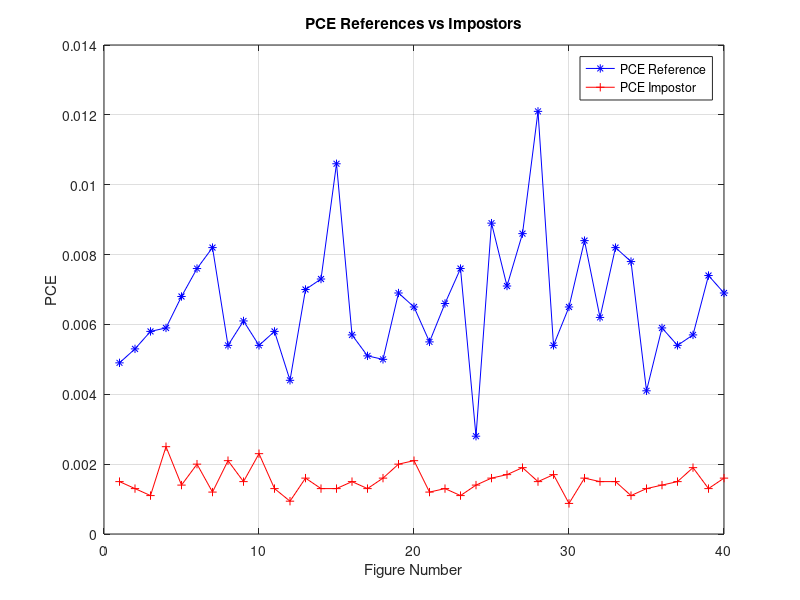
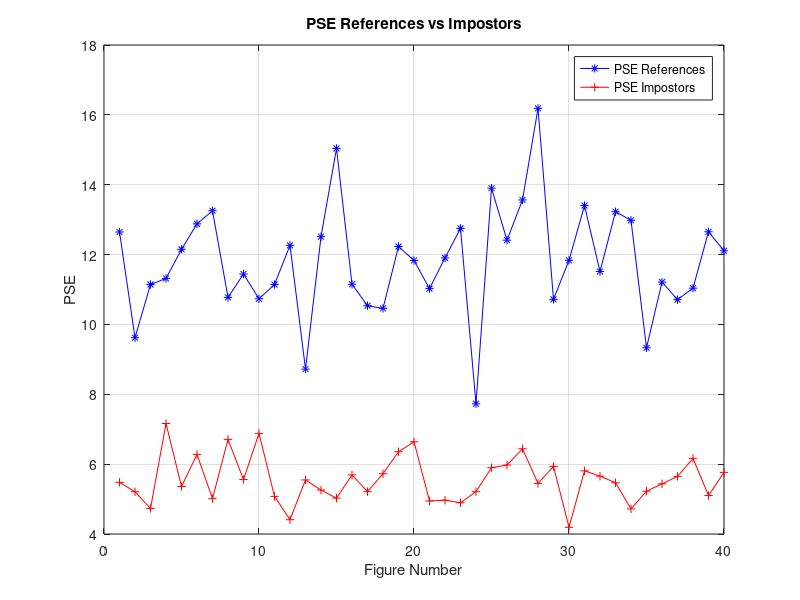

These figures' MATLAB source, in order:
%Ploting of PSE and PCE values
%These plots are for the first form of calculating the values, that is 
% you select a test image (either impostor or an actual ref) and calculate
% these values for the TOTAL correlation plane, then you do the same for another test and so on. 
clear all;
close all;
clf; clc;
path=addpath('C:\Users\Lucho xD\Desktop\Eighth Semester\Measures in Optics and Acoustics\Idea 1 proyecto\Image_Database\Sample4');
path2=addpath('C:\Users\Lucho xD\Desktop\Eighth Semester\Measures in Optics and Acoustics\Idea 1 proyecto\Impostor3');
%READING AL PNG FILES
read_files= dir('C:\Users\Lucho xD\Desktop\Eighth Semester\Measures in Optics and Acoustics\Idea 1 proyecto\Image_Database\Sample4\*.png'); 
read_files2= dir('C:\Users\Lucho xD\Desktop\Eighth Semester\Measures in Optics and Acoustics\Idea 1 proyecto\Impostor3\*.png'); 

%x=1:length(read_files2);
x=1:40;
%%%%%%%%%%%%%%%%%%%%%%%%
%PCE PLOTS
PCE_ref_values=[0.0049 0.0053 0.0058 0.0059 0.0068 0.0076 0.0082 0.0054 0.0061 0.0054 0.0058 0.0044 0.0070 0.0073 0.0106 0.0057 0.0051 0.0050 0.0069 0.0065 0.0055 0.0066 0.0076 0.0028 0.0089 0.0071 0.0086 0.0121 0.0054 0.0065 0.0084 0.0062 0.0082 0.0078 0.0041 0.0059 0.0054 0.0057 0.0074 0.0069];
PCE_false_values=[0.0015 0.0013 0.0011 0.0025 0.0014 0.0020 0.0012 0.0021 0.0015 0.0023 0.0013 9.3971e-04 0.0016 0.0013 0.0013 0.0015 0.0013 0.0016 0.0020 0.0021 0.0012  0.0013 0.0011 0.0014 0.0016 0.0017 0.0019 0.0015 0.0017 8.7534e-04 0.0016 0.0015 0.0015 0.0011 0.0013 0.0014 0.0015 0.0019 0.0013 0.0016];%Impostor 3
figure(1);plot(x,PCE_ref_values,'*-b',x,PCE_false_values,'+-r')
xlabel('Figure Number')
ylabel('PCE')
title('PCE References vs Impostors')
legend('PCE Reference','PCE Impostor') 
grid on
%%%%%%%%%%%%%%%%%%%%%%%%%%%
%PSE PLOTS
PSE_ref_values=[12.6470 9.6195 11.1432 11.3163 12.1510 12.8797 13.2552 10.7740 11.4426 10.7339 11.1421 12.2648 8.7213 12.5130 15.0380 11.1500 10.5369 10.4581 12.2304 11.8311 11.0248 11.9045 12.7478 7.7272 13.9015 12.4124 13.5637 16.1859 10.7173 11.8346 13.4034 11.5135 13.2270 12.9814 9.3305 11.2120 10.7107 11.0380 12.6521 12.1089];
PSE_false_values=[5.4798 5.2094 4.7303 7.1636 5.3599 6.2784 5.0116 6.7104 5.5588 6.8813 5.0775 4.4092 5.5483 5.2586 5.0266 5.6914 5.2122 5.7265 6.3560 6.6407 4.9468 4.9677 4.8940 5.2124 5.8992 5.9736 6.4407 5.4471 5.9355 4.1912 5.8090 5.6559 5.4671 4.7189 5.2266 5.4355 5.6492 6.1659 5.1010 5.7643];%Impostor3
x2=1:40;
figure(2);plot(x2,PSE_ref_values,'-*b',x2,PSE_false_values,'+-r')
xlabel('Figure Number')
ylabel('PSE')
title('PSE References vs Impostors')
legend('PSE References','PSE Impostors')
grid on
%%%%%%%%%%%%%%%%%%%%%%
%Band_center_PCE_True= mean(PCE_ref_values)
%Band_width_PCE_True= std(PCE_ref_values)
Band_center_PSE_True= mean(PSE_ref_values)
Band_width_PSE_True= std(PSE_ref_values)

%Band_center_PCE_False= mean(PCE_false_values)
%Band_width_PCE_False= std(PCE_false_values)
Band_center_PSE_False= mean(PSE_false_values)
Band_width_PSE_False= std(PSE_false_values)
